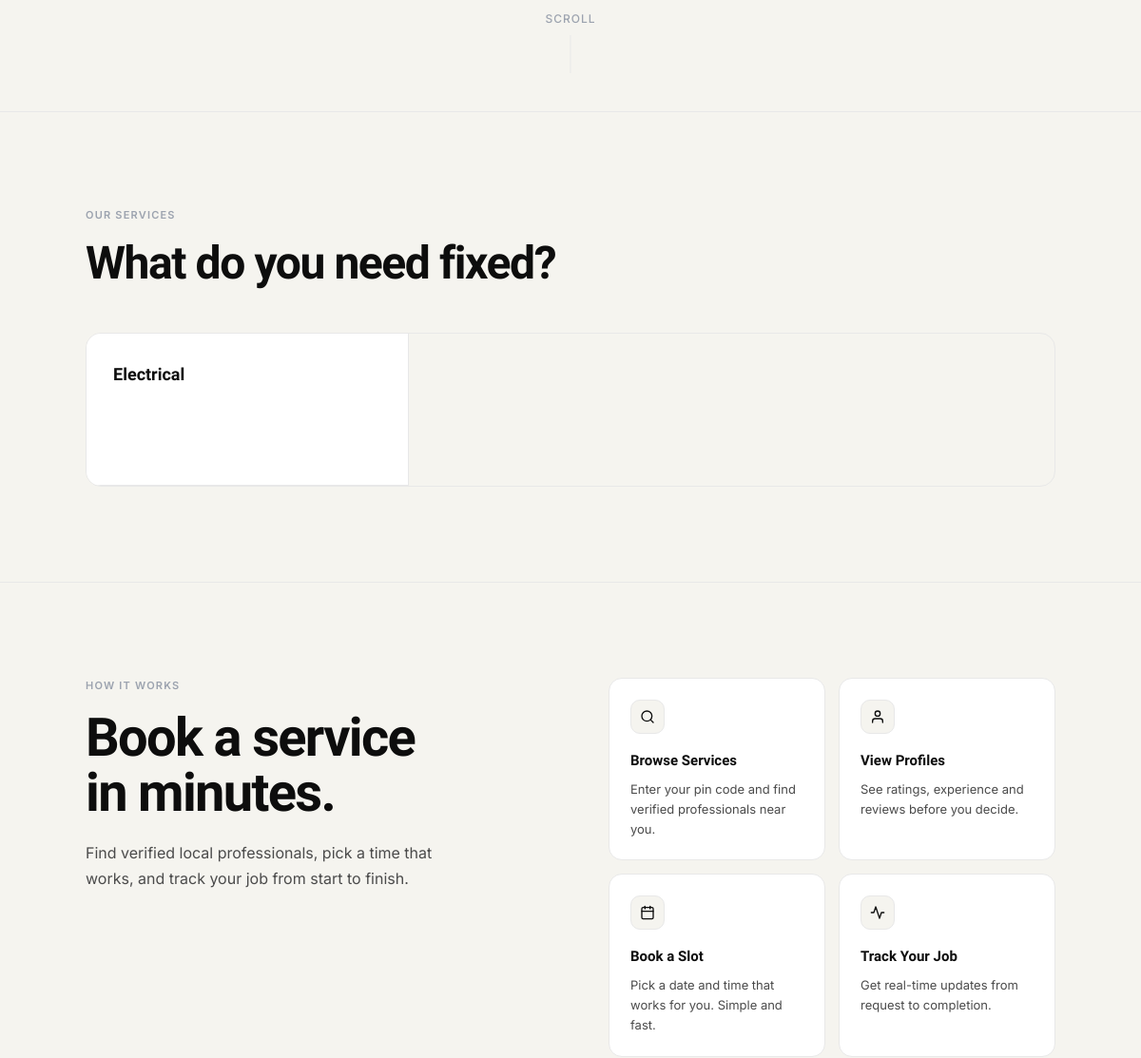
The app's page / (middle part), older data.
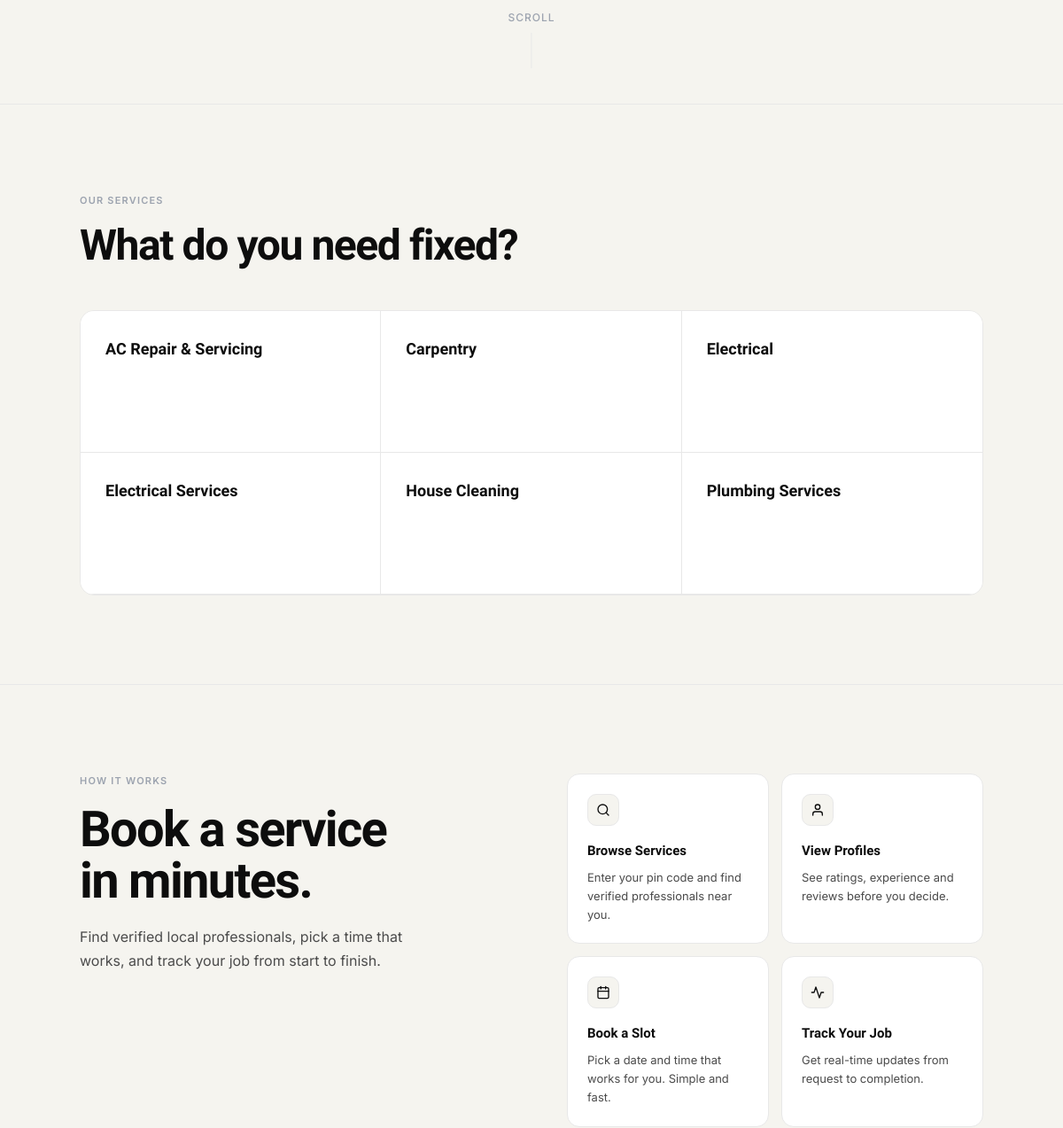
The same page, newer data.
### fixnow_app/models.py (models this page shows, shortened)
class ServiceCategory(models.Model):
    name = models.CharField(max_length=100)
    slug = models.SlugField(unique=True)
    icon = models.ImageField(upload_to='category_icons/', blank=True, null=True)
    description = models.TextField(blank=True)
    is_active = models.BooleanField(default=True)
    created_at = models.DateTimeField(auto_now_add=True)
    class Meta:
        verbose_name_plural = 'Service Categories'
        ordering = ['name']

### fixnow_app/views/auth_views.py (the view)
# urls.py: path('', views.home, name='home'),
def home(request):
    if request.user.is_authenticated and request.user.user_type == 'provider':
        return redirect('provider_dashboard')
    from ..models import ServiceCategory
    categories = ServiceCategory.objects.filter(is_active=True, providers__status='approved').distinct()
    return render(request, 'home.html', {'categories': categories})

### templates/home.html (shortened to what this page needs)
{% load static %}
<!DOCTYPE html>
<html lang="en">
<head>
    <link rel="stylesheet" href="{% static 'css/fixnow.css' %}">
</head>
<body>
<section class="hero">
    <div class="hero__scroll">
        Scroll
    </div>
</section>
<section id="services" class="services-section">
    <div class="fn-container">
        <div class="services-header">
            <span class="fn-section-label">Our Services</span>
            <h2 class="fn-display fn-display-md">What do you need fixed?</h2>
        </div>
        <div class="services-grid">
            {% for category in categories %}
            <a href="{% url 'service_category' category.slug %}" class="service-card">
                <span class="service-card__name">{{ category.name }}</span>
            </a>
            {% empty %}
            <p style="padding:32px; color:var(--fn-text-3); font-size:14px;">No services listed yet.</p>
            {% endfor %}
        </div>
    </div>
</section>
<section class="how-section">
    <div class="fn-container">
        <div class="how-inner">
            <div class="how-left">
                <span class="fn-section-label">How It Works</span>
                <h2 class="how-left__heading">Book a service<br>in minutes.</h2>
                <p class="how-left__sub">
                    Find verified local professionals, pick a time that works,
                    and track your job from start to finish.
                </p>
            </div>
            <div class="how-right">
                <div class="how-grid">
                    <div class="how-card">
                        <div class="how-card__icon">
                            <svg viewBox="0 0 24 24"><circle cx="11" cy="11" r="8"/><path d="m21 21-4.35-4.35"/></svg>
                        </div>
                        <div class="how-card__title">Browse Services</div>
                        <div class="how-card__desc">Enter your pin code and find verified professionals near you.</div>
                    </div>
                    <div class="how-card">
                        <div class="how-card__icon">
                            <svg viewBox="0 0 24 24"><path d="M20 21v-2a4 4 0 0 0-4-4H8a4 4 0 0 0-4 4v2"/><circle cx="12" cy="7" r="4"/></svg>
                        </div>
                        <div class="how-card__title">View Profiles</div>
                        <div class="how-card__desc">See ratings, experience and reviews before you decide.</div>
                    </div>
                    <div class="how-card">
                        <div class="how-card__icon">
                            <svg viewBox="0 0 24 24"><rect x="3" y="4" width="18" height="18" rx="2" ry="2"/><line x1="16" y1="2" x2="16" y2="6"/><line x1="8" y1="2" x2="8" y2="6"/><line x1="3" y1="10" x2="21" y2="10"/></svg>
                        </div>
                        <div class="how-card__title">Book a Slot</div>
                        <div class="how-card__desc">Pick a date and time that works for you. Simple and fast.</div>
                    </div>
                    <div class="how-card">
                        <div class="how-card__icon">
                            <svg viewBox="0 0 24 24"><polyline points="22 12 18 12 15 21 9 3 6 12 2 12"/></svg>
                        </div>
                        <div class="how-card__title">Track Your Job</div>
                        <div class="how-card__desc">Get real-time updates from request to completion.</div>
                    </div>
                </div>
            </div>
        </div>
    </div>
</section>
</body>
</html>

Row changes from the older to the newer data that the page shows:
added ServiceCategory: name "AC Repair & Servicing"
added ServiceCategory: name "Carpentry"
added ServiceCategory: name "Electrical Services"
added ServiceCategory: name "House Cleaning"
added ServiceCategory: name "Plumbing Services"
